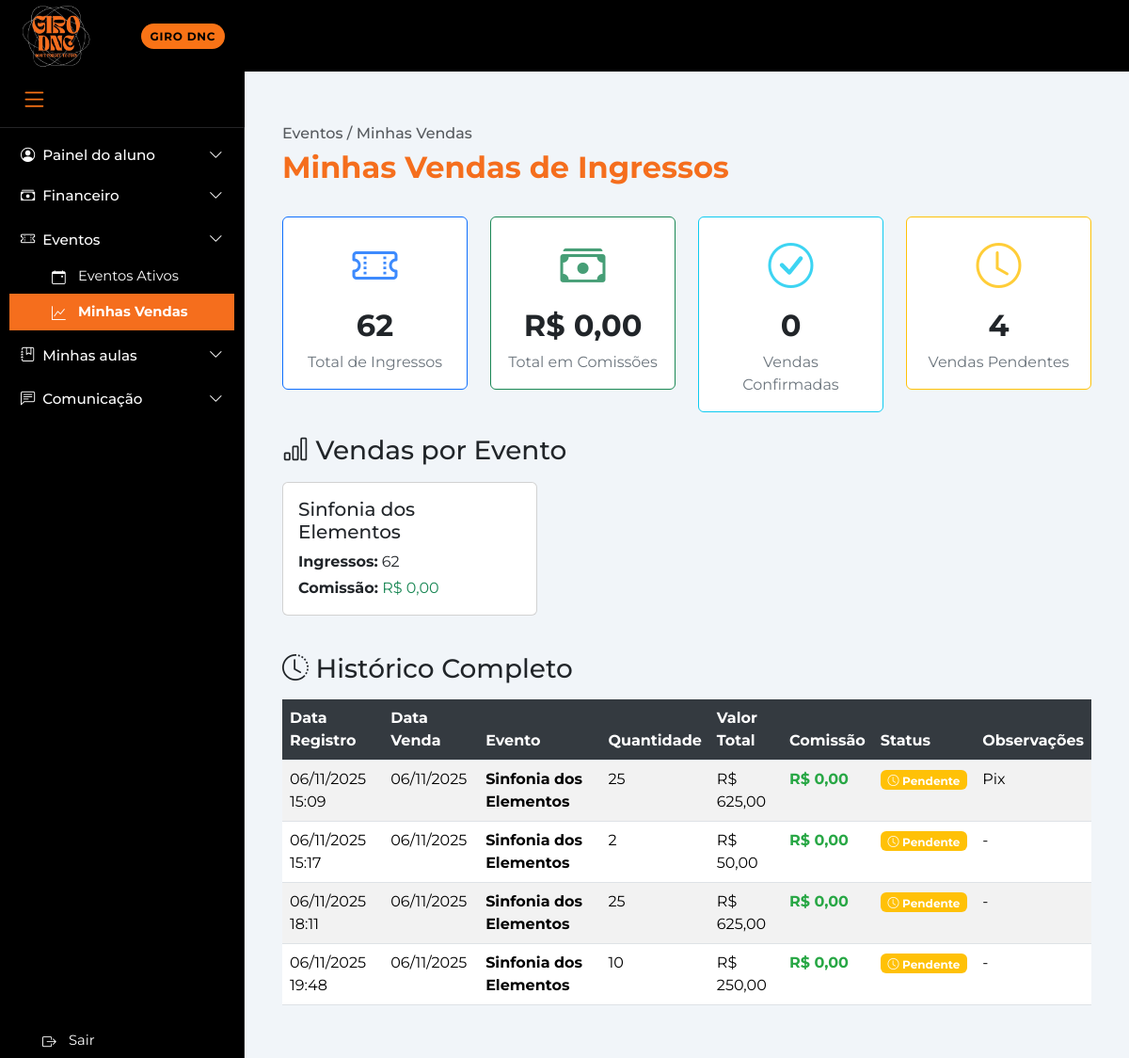
Screenshot of /minhas-vendas/ (signed in) with the database file from the repository.
### paginas/models.py (models this page shows, shortened)
class Evento(models.Model):
    nome = models.CharField(max_length=200, help_text='Nome do evento (ex: Corpo e Som)')
    descricao = models.TextField(blank=True, help_text='Descrição do evento')
    data_evento = models.DateField(help_text='Data de realização do evento')
    hora_evento = models.TimeField(blank=True, null=True, help_text='Horário do evento')
    local = models.CharField(max_length=200, blank=True, help_text='Local do evento')
    valor_ingresso = models.DecimalField(
        max_digits=10,
        decimal_places=2,
        validators=[MinValueValidator(0)],
        help_text='Valor do ingresso'
    )
    meta_vendas = models.IntegerField(
        default=0,
        validators=[MinValueValidator(0)],
        help_text='Meta de ingressos a serem vendidos'
    )
    comissao_percentual = models.DecimalField(
        max_digits=5,
        decimal_places=2,
        default=0,
        validators=[MinValueValidator(0), MaxValueValidator(100)],
        help_text='Percentual de comissão por ingresso vendido (0-100%)'
    )
    ativo = models.BooleanField(default=True, help_text='Evento ativo para vendas')
    data_criacao = models.DateTimeField(auto_now_add=True)
    criado_por = models.ForeignKey(
        User,
        on_delete=models.SET_NULL,
        null=True,
        related_name='eventos_criados'
    )
    imagem = models.ImageField(
        upload_to='eventos/',
        blank=True,
        null=True,
        help_text='Imagem/banner do evento'
    )
    class Meta:
        verbose_name = 'Evento'
        verbose_name_plural = 'Eventos'
        ordering = ['-data_evento', '-data_criacao']

class VendaIngresso(models.Model):
    evento = models.ForeignKey(Evento, on_delete=models.CASCADE, related_name='vendas')
    vendedor = models.ForeignKey(
        User,
        on_delete=models.CASCADE,
        related_name='vendas_ingressos',
        help_text='Dançarino que realizou a venda'
    )
    quantidade = models.IntegerField(
        validators=[MinValueValidator(1)],
        help_text='Quantidade de ingressos vendidos'
    )
    data_venda = models.DateField(default=timezone.now, help_text='Data da venda')
    data_registro = models.DateTimeField(auto_now_add=True, help_text='Data/hora do registro')
    observacoes = models.TextField(blank=True, help_text='Observações sobre a venda')
    confirmado = models.BooleanField(
        default=False,
        help_text='Venda confirmada pela administração'
    )
    valor_comissao = models.DecimalField(
        max_digits=10,
        decimal_places=2,
        default=0,
        validators=[MinValueValidator(0)],
        help_text='Valor da comissão do vendedor'
    )
    class Meta:
        verbose_name = 'Venda de Ingresso'
        verbose_name_plural = 'Vendas de Ingressos'
        ordering = ['-data_venda', '-data_registro']
    def valor_total(self):
        return self.quantidade * self.evento.valor_ingresso

### paginas/views.py (the view)
# urls.py: path('minhas-vendas/', views.minhas_vendas, name='minhas_vendas'),
@login_required
def minhas_vendas(request):
    vendas = VendaIngresso.objects.filter(
        vendedor=request.user
    ).select_related('evento').order_by('-data_venda')
    stats = vendas.aggregate(
        total_ingressos=Sum('quantidade'),
        total_vendas=Count('id'),
        total_comissao=Sum('valor_comissao'),
        vendas_confirmadas=Count('id', filter=Q(confirmado=True)),
        vendas_pendentes=Count('id', filter=Q(confirmado=False))
    )
    por_evento = vendas.values('evento__nome').annotate(
        total_ingressos=Sum('quantidade'),
        total_comissao=Sum('valor_comissao')
    ).order_by('-total_ingressos')
    context = {
        'vendas': vendas,
        'stats': stats,
        'por_evento': por_evento,
    }
    return render(request, 'eventos/minhas_vendas.html', context)

### paginas/templates/eventos/minhas_vendas.html (shortened to what this page needs)
<!doctype html>
<html lang="pt-br">
<head>
    {% load static %}
  <link href="https://cdn.jsdelivr.net/npm/bootstrap@5.3.3/dist/css/bootstrap.min.css" rel="stylesheet">
  <link href="https://cdn.jsdelivr.net/npm/bootstrap-icons@1.11.3/font/bootstrap-icons.css" rel="stylesheet">
  <link rel="stylesheet" href="{% static 'paginas/css/style.css' %}">
  <link rel="stylesheet" href="{% static 'paginas/css/eventos.css' %}">
</head>
<body>
  <header class="gd-topbar">
    <div class="gd-logo-container">
      <a href="{% url 'paginas:home' %}">
        <img src="{% static 'paginas/img/Girologo.jpg' %}" alt="Logo Giro" class="gd-logo">
      </a>
    </div>
    <div class="gd-topbar-content">
      <span class="gd-pill">GIRO DNC</span>
    </div>
  </header>
  <div class="sidebar-item">
    <button id="sidebar-toggle" class="menu-sanduiche">
      <i class="bi bi-list"></i>
    </button>
  </div>
  <div class="gd-layout d-flex">
    {% with sidebar_section='eventos' sidebar_active='minhas_vendas' %}
      {% include 'includes/sidebar.html' %}
    {% endwith %}
    <main class="gd-main">
      <div class="conteudo">
        <h1 class="gd-breadcrumb">Eventos / Minhas Vendas</h1>
        <h2 class="gd-page-title">Minhas Vendas de Ingressos</h2>
        <div class="row mb-4">
          <div class="col-md-3">
            <div class="card border-primary stats-card">
              <div class="card-body text-center">
                <i class="bi bi-ticket-perforated stats-icon text-primary"></i>
                <h3 class="stats-value">{{ stats.total_ingressos|default:0 }}</h3>
                <p class="stats-label">Total de Ingressos</p>
              </div>
            </div>
          </div>
          <div class="col-md-3">
            <div class="card border-success stats-card">
              <div class="card-body text-center">
                <i class="bi bi-cash-stack stats-icon text-success"></i>
                <h3 class="stats-value">R$ {{ stats.total_comissao|default:0|floatformat:2 }}</h3>
                <p class="stats-label">Total em Comissões</p>
              </div>
            </div>
          </div>
          <div class="col-md-3">
            <div class="card border-info stats-card">
              <div class="card-body text-center">
                <i class="bi bi-check-circle stats-icon text-info"></i>
                <h3 class="stats-value">{{ stats.vendas_confirmadas|default:0 }}</h3>
                <p class="stats-label">Vendas Confirmadas</p>
              </div>
            </div>
          </div>
          <div class="col-md-3">
            <div class="card border-warning stats-card">
              <div class="card-body text-center">
                <i class="bi bi-clock stats-icon text-warning"></i>
                <h3 class="stats-value">{{ stats.vendas_pendentes|default:0 }}</h3>
                <p class="stats-label">Vendas Pendentes</p>
              </div>
            </div>
          </div>
        </div>
        {% if por_evento %}
        <h3 class="mb-3"><i class="bi bi-bar-chart"></i> Vendas por Evento</h3>
        <div class="row mb-4">
          {% for item in por_evento %}
          <div class="col-md-4 mb-3">
            <div class="card">
              <div class="card-body">
                <h5 class="card-title">{{ item.evento__nome }}</h5>
                <p class="mb-1"><strong>Ingressos:</strong> {{ item.total_ingressos }}</p>
                <p class="mb-0"><strong>Comissão:</strong> <span class="text-success">R$ {{ item.total_comissao|floatformat:2 }}</span></p>
              </div>
            </div>
          </div>
          {% endfor %}
        </div>
        {% endif %}
        <h3 class="mb-3"><i class="bi bi-clock-history"></i> Histórico Completo</h3>
        {% if vendas %}
        <div class="table-responsive">
          <table class="table table-striped vendas-table vendas-table-hover">
            <thead>
              <tr>
                <th>Data Registro</th>
                <th>Data Venda</th>
                <th>Evento</th>
                <th>Quantidade</th>
                <th>Valor Total</th>
                <th>Comissão</th>
                <th>Status</th>
                <th>Observações</th>
              </tr>
            </thead>
            <tbody>
              {% for venda in vendas %}
              <tr>
                <td>{{ venda.data_registro|date:"d/m/Y H:i" }}</td>
                <td>{{ venda.data_venda|date:"d/m/Y" }}</td>
                <td><strong>{{ venda.evento.nome }}</strong></td>
                <td>{{ venda.quantidade }}</td>
                <td>R$ {{ venda.valor_total|floatformat:2 }}</td>
                <td><strong class="text-comissao">R$ {{ venda.valor_comissao|floatformat:2 }}</strong></td>
                <td>
                  {% if venda.confirmado %}
                    <span class="badge status-confirmado"><i class="bi bi-check-circle"></i> Confirmado</span>
                  {% else %}
                    <span class="badge status-pendente"><i class="bi bi-clock"></i> Pendente</span>
                  {% endif %}
                </td>
                <td>{{ venda.observacoes|default:"-"|truncatewords:10 }}</td>
              </tr>
              {% endfor %}
            </tbody>
          </table>
        </div>
        {% else %}
        <div class="alert alert-info">
          <i class="bi bi-info-circle"></i> Você ainda não registrou nenhuma venda.
          <a href="{% url 'paginas:eventos_lista' %}" class="alert-link">Ver eventos disponíveis</a>
        </div>
        {% endif %}
      </div>
    </main>
  </div>
</body>
</html>

### paginas/static/paginas/css/style.css (style rules this page uses)
:root { --gd-orange: #f97316; --gd-orange-light: #fed7aa; --gd-bg: #000; --gd-border: #242426; --gd-text-dim: #a1a1aa; --gd-surface: #f9f9fb; --gd-white: #fff; --gd-gray-light: #f8fafc; --gd-gray-medium: #64748b; --gd-red: #ef4444; --gd-green: #22c55e; }
body { background: #f1f5f9; font-family: 'Montserrat', Arial, Helvetica, sans-serif; margin: 0; padding: 0; }
.gd-topbar { position: fixed; top: 0; left: 0; right: 0; height: 76px; background: var(--gd-bg); color: #fff; z-index: 1030; display: flex; align-items: center; }
.gd-pill { background: var(--gd-orange); color: #000; font-weight: 700; font-size: .75rem; letter-spacing: .06em; border-radius: 999px; padding: .35rem .6rem; }
.gd-logo-container { position: fixed; top: 0; left: 20px; z-index: 2000; width: 80px; height: 76px; display: flex; align-items: center; }
.gd-logo { width: 80px; height: 76px; object-fit: contain; }
.gd-topbar-content { margin-left: 150px; }
.sidebar-item { display: block !important; position: relative; visibility: visible !important; opacity: 1 !important; padding-bottom: 15px; border-bottom: 1px solid var(--gd-border); transition: width 0.3s ease, padding 0.3s ease; }
.menu-sanduiche { background: transparent; border: none; color: var(--gd-orange); font-size: 1.8rem; cursor: pointer; display: block !important; width: auto; height: auto; padding: 8px 12px; transition: all 0.3s ease; visibility: visible !important; opacity: 1 !important; }
@media (min-width: 1025px) { .sidebar-item { position: fixed !important; top: 76px !important; left: 0 !important; z-index: 2050 !important; display: flex !important; align-items: center !important; justify-content: flex-start !important; visibility: visible !important; width: 260px; height: 60px; background: var(--gd-bg); padding: 0 0 0 10px; border-bottom: 1px solid var(--gd-border); } }
@media (min-width: 1025px) { .menu-sanduiche { position: relative !important; margin: 0 !important; display: block !important; visibility: visible !important; } }
.gd-main { min-height: 100vh; background: #f1f5f9; display: flex; flex-direction: column; transition: margin-left 0.3s ease, width 0.3s ease; }
@media (min-width: 1025px) { .gd-main { margin-left: 260px; padding: 100px 40px 40px 40px; width: calc(100% - 260px); } }
.conteudo { flex: 1; width: 100%; max-width: none; }
.gd-breadcrumb { font-size: 1rem; color: #212529BF; margin-top: 2rem; margin-bottom: 0.5rem; padding: 0; }
.gd-page-title { color: #F56E1D; font-weight: 700; margin-bottom: 2rem; }
#sidebar-toggle { display: block !important; visibility: visible !important; opacity: 1 !important; position: relative !important; z-index: 1050 !important; }
button#sidebar-toggle.menu-sanduiche { display: block !important; visibility: visible !important; opacity: 1 !important; }

### paginas/static/paginas/css/eventos.css (style rules this page uses)
.vendas-table th { background-color: #343a40; color: white; }
.stats-card { transition: all 0.3s; }
.stats-icon { font-size: 3rem; opacity: 0.8; }
.stats-value { font-size: 2rem; font-weight: bold; margin-top: 0.5rem; }
.stats-label { color: #6c757d; margin-bottom: 0; }
.status-pendente { background-color: #ffc107; }
.text-comissao { color: #28a745; font-weight: bold; }

### rows the page displays
Evento: evento__nome "Sinfonia dos Elementos", total_ingressos "62", total_comissao "0,00"
VendaIngresso: data_registro "06/11/2025 15:09", data_venda "06/11/2025", evento.nome "Sinfonia dos Elementos", quantidade "25", valor_total "625,00", valor_comissao "0,00", confirmado False (drawn), observacoes "Pix"
VendaIngresso: data_registro "06/11/2025 15:17", data_venda "06/11/2025", evento.nome "Sinfonia dos Elementos", quantidade "2", valor_total "50,00", valor_comissao "0,00", confirmado False (drawn), observacoes "-"
VendaIngresso: data_registro "06/11/2025 18:11", data_venda "06/11/2025", evento.nome "Sinfonia dos Elementos", quantidade "25", valor_total "625,00", valor_comissao "0,00", confirmado False (drawn), observacoes "-"
VendaIngresso: data_registro "06/11/2025 19:48", data_venda "06/11/2025", evento.nome "Sinfonia dos Elementos", quantidade "10", valor_total "250,00", valor_comissao "0,00", confirmado False (drawn), observacoes "-"

### other values shown
{{ stats.total_ingressos|default:0 }} "62"
{{ stats.total_comissao|default:0|floatformat:2 }} "0,00"
{{ stats.vendas_confirmadas|default:0 }} "0"
{{ stats.vendas_pendentes|default:0 }} "4"
